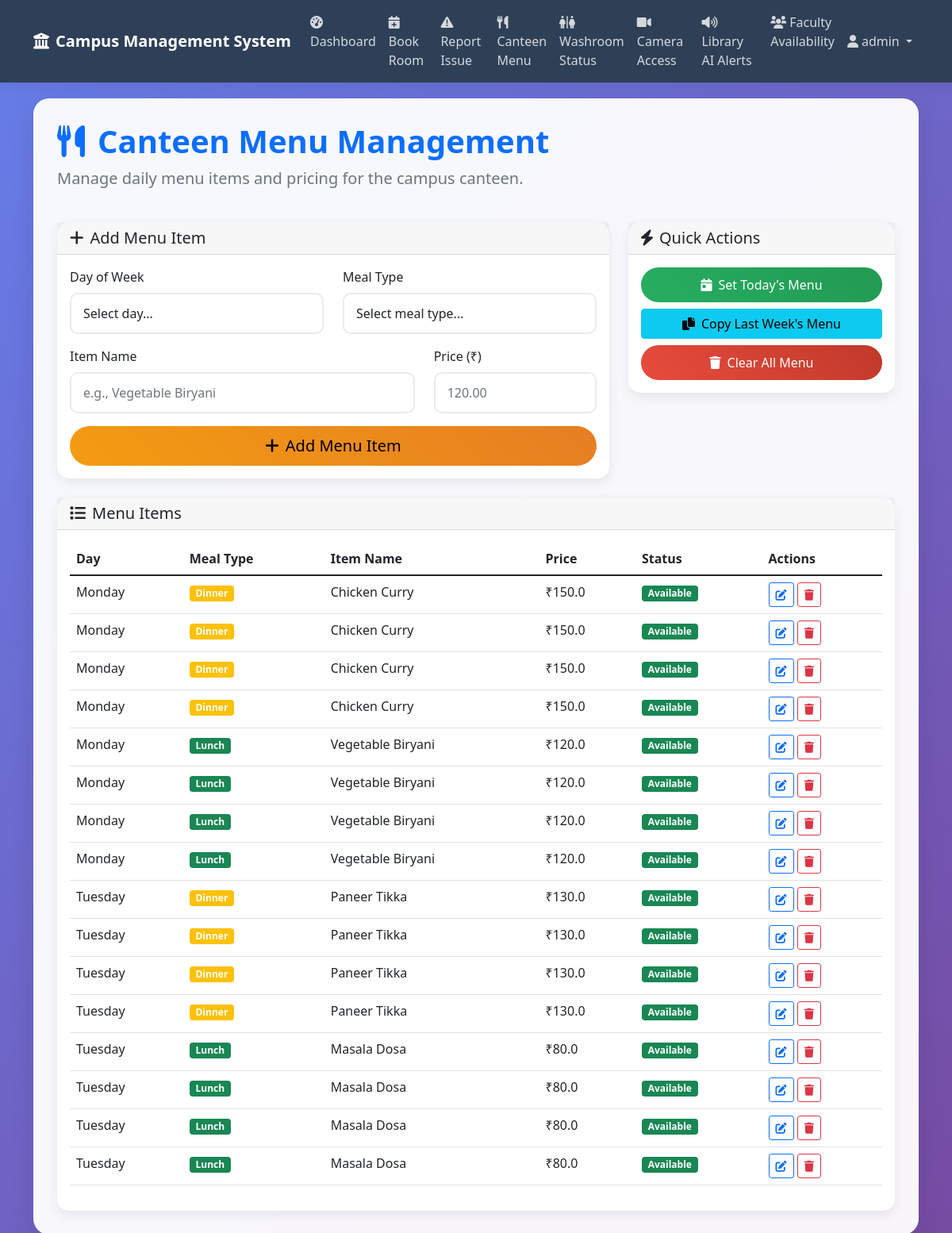
/canteen_menu (signed in), run on the app's committed database.
### tables this page shows
CREATE TABLE canteen_menu (
            id INTEGER PRIMARY KEY AUTOINCREMENT,
            day_of_week TEXT,
            meal_type TEXT,
            item_name TEXT,
            price REAL,
            available BOOLEAN DEFAULT 1
        );

### app.py (the view, shortened to what this page needs)
@app.route('/canteen_menu', methods=['GET', 'POST'])
def canteen_menu():
    if 'user_id' not in session or session['role'] not in ['chef', 'admin']:
        return redirect(url_for('login'))
    conn = get_db_connection()
    menu_items = conn.execute('SELECT * FROM canteen_menu ORDER BY day_of_week, meal_type').fetchall()
    conn.close()
    return render_template('canteen_menu.html', menu_items=menu_items)

### app.py (called while the page is built)
def get_db_connection():
    conn = sqlite3.connect('campus.db')
    conn.row_factory = sqlite3.Row
    return conn

### templates/canteen_menu.html (shortened to what this page needs)
{% extends "base.html" %}
{% block content %}
<div class="main-container">
    <div class="row mb-4">
        <div class="col-md-12">
            <h1 class="display-6 fw-bold text-primary">
                <i class="fas fa-utensils me-3"></i>Canteen Menu Management
            </h1>
            <p class="lead text-muted">Manage daily menu items and pricing for the campus canteen.</p>
        </div>
    </div>
    <div class="row mb-4">
        <div class="col-md-8">
            <div class="card">
                <div class="card-header">
                    <h5 class="card-title mb-0">
                        <i class="fas fa-plus me-2"></i>Add Menu Item
                    </h5>
                </div>
                <div class="card-body">
                    <form method="POST">
                        <div class="row">
                            <div class="col-md-6 mb-3">
                                <label for="day_of_week" class="form-label">Day of Week</label>
                                <select class="form-control" id="day_of_week" name="day_of_week" required>
                                    <option value="">Select day...</option>
                                </select>
                            </div>
                            <div class="col-md-6 mb-3">
                                <label for="meal_type" class="form-label">Meal Type</label>
                                <select class="form-control" id="meal_type" name="meal_type" required>
                                    <option value="">Select meal type...</option>
                                </select>
                            </div>
                        </div>
                        <div class="row">
                            <div class="col-md-8 mb-3">
                                <label for="item_name" class="form-label">Item Name</label>
                                <input type="text" class="form-control" id="item_name" name="item_name" placeholder="e.g., Vegetable Biryani" required>
                            </div>
                            <div class="col-md-4 mb-3">
                                <label for="price" class="form-label">Price (₹)</label>
                                <input type="number" class="form-control" id="price" name="price" min="0" step="0.01" placeholder="120.00" required>
                            </div>
                        </div>
                        <div class="d-grid">
                            <button type="submit" class="btn btn-warning btn-lg">
                                <i class="fas fa-plus me-2"></i>Add Menu Item
                            </button>
                        </div>
                    </form>
                </div>
            </div>
        </div>
        <div class="col-md-4">
            <div class="card">
                <div class="card-header">
                    <h5 class="card-title mb-0">
                        <i class="fas fa-bolt me-2"></i>Quick Actions
                    </h5>
                </div>
                <div class="card-body">
                    <div class="d-grid gap-2">
                        <button class="btn btn-success" onclick="setTodayMenu()">
                            <i class="fas fa-calendar-day me-2"></i>Set Today's Menu
                        </button>
                        <button class="btn btn-info" onclick="copyLastWeekMenu()">
                            <i class="fas fa-copy me-2"></i>Copy Last Week's Menu
                        </button>
                        <button class="btn btn-danger" onclick="clearAllMenu()">
                            <i class="fas fa-trash me-2"></i>Clear All Menu
                        </button>
                    </div>
                </div>
            </div>
        </div>
    </div>
    <div class="row">
        <div class="col-md-12">
            <div class="card">
                <div class="card-header">
                    <h5 class="card-title mb-0">
                        <i class="fas fa-list me-2"></i>Menu Items
                    </h5>
                </div>
                <div class="card-body">
                    {% if menu_items %}
                        <div class="table-responsive">
                            <table class="table table-hover">
                                <thead>
                                    <tr>
                                        <th>Day</th>
                                        <th>Meal Type</th>
                                        <th>Item Name</th>
                                        <th>Price</th>
                                        <th>Status</th>
                                        <th>Actions</th>
                                    </tr>
                                </thead>
                                <tbody>
                                    {% for item in menu_items %}
                                    <tr>
                                        <td>{{ item.day_of_week }}</td>
                                        <td>
                                            <span class="badge bg-{{ 'primary' if item.meal_type == 'breakfast' else 'success' if item.meal_type == 'lunch' else 'warning' if item.meal_type == 'dinner' else 'info' }}">
                                                {{ item.meal_type.title() }}
                                            </span>
                                        </td>
                                        <td>{{ item.item_name }}</td>
                                        <td>₹{{ item.price }}</td>
                                        <td>
                                            <span class="badge bg-{{ 'success' if item.available else 'danger' }}">
                                                {{ 'Available' if item.available else 'Unavailable' }}
                                            </span>
                                        </td>
                                        <td>
                                            <button class="btn btn-sm btn-outline-primary" onclick="editMenuItem({{ item.id }})">
                                                <i class="fas fa-edit"></i>
                                            </button>
                                            <a href="{{ url_for('delete_item', item_type='menu', item_id=item.id) }}"
                                               class="btn btn-sm btn-outline-danger"
                                               onclick="return confirm('Are you sure you want to delete this menu item?')">
                                                <i class="fas fa-trash"></i>
                                            </a>
                                        </td>
                                    </tr>
                                    {% endfor %}
                                </tbody>
                            </table>
                        </div>
                    {% else %}
                        <div class="text-center p-4">
                            <i class="fas fa-utensils fa-3x text-muted mb-3"></i>
                            <p class="text-muted">No menu items found</p>
                            <p class="text-muted">Add menu items to get started.</p>
                        </div>
                    {% endif %}
                </div>
            </div>
        </div>
    </div>
</div>
{% endblock %}

### templates/base.html (style rules this page uses)
:root { --primary-color: #2c3e50; --secondary-color: #3498db; --accent-color: #e74c3c; --success-color: #27ae60; --warning-color: #f39c12; --light-bg: #ecf0f1; }
body { background: linear-gradient(135deg, #667eea 0%, #764ba2 100%); min-height: 100vh; font-family: 'Segoe UI', Tahoma, Geneva, Verdana, sans-serif; }
.main-container { background: rgba(255,255,255,0.95); border-radius: 20px; box-shadow: 0 10px 30px rgba(0,0,0,0.1); margin: 20px auto; padding: 30px; backdrop-filter: blur(10px); }
.card { border: none; border-radius: 15px; box-shadow: 0 5px 15px rgba(0,0,0,0.08); transition: transform 0.3s ease, box-shadow 0.3s ease; }
.btn-success { background: linear-gradient(45deg, var(--success-color), #229954); border: none; border-radius: 25px; padding: 10px 25px; }
.btn-warning { background: linear-gradient(45deg, var(--warning-color), #e67e22); border: none; border-radius: 25px; padding: 10px 25px; }
.btn-danger { background: linear-gradient(45deg, var(--accent-color), #c0392b); border: none; border-radius: 25px; padding: 10px 25px; }
.form-control { border-radius: 10px; border: 2px solid #e9ecef; padding: 12px 15px; transition: all 0.3s ease; }

### data on the page
canteen_menu: day_of_week "Monday", meal_type "Dinner", item_name "Chicken Curry", price "150.0", available "Available"
canteen_menu: day_of_week "Monday", meal_type "Dinner", item_name "Chicken Curry", price "150.0", available "Available"
canteen_menu: day_of_week "Monday", meal_type "Dinner", item_name "Chicken Curry", price "150.0", available "Available"
canteen_menu: day_of_week "Monday", meal_type "Dinner", item_name "Chicken Curry", price "150.0", available "Available"
canteen_menu: day_of_week "Monday", meal_type "Lunch", item_name "Vegetable Biryani", price "120.0", available "Available"
canteen_menu: day_of_week "Monday", meal_type "Lunch", item_name "Vegetable Biryani", price "120.0", available "Available"
canteen_menu: day_of_week "Monday", meal_type "Lunch", item_name "Vegetable Biryani", price "120.0", available "Available"
canteen_menu: day_of_week "Monday", meal_type "Lunch", item_name "Vegetable Biryani", price "120.0", available "Available"
canteen_menu: day_of_week "Tuesday", meal_type "Dinner", item_name "Paneer Tikka", price "130.0", available "Available"
canteen_menu: day_of_week "Tuesday", meal_type "Dinner", item_name "Paneer Tikka", price "130.0", available "Available"
canteen_menu: day_of_week "Tuesday", meal_type "Dinner", item_name "Paneer Tikka", price "130.0", available "Available"
canteen_menu: day_of_week "Tuesday", meal_type "Dinner", item_name "Paneer Tikka", price "130.0", available "Available"
canteen_menu: day_of_week "Tuesday", meal_type "Lunch", item_name "Masala Dosa", price "80.0", available "Available"
canteen_menu: day_of_week "Tuesday", meal_type "Lunch", item_name "Masala Dosa", price "80.0", available "Available"
canteen_menu: day_of_week "Tuesday", meal_type "Lunch", item_name "Masala Dosa", price "80.0", available "Available"
canteen_menu: day_of_week "Tuesday", meal_type "Lunch", item_name "Masala Dosa", price "80.0", available "Available"

### other printed values
{{ session.username }} "admin"
